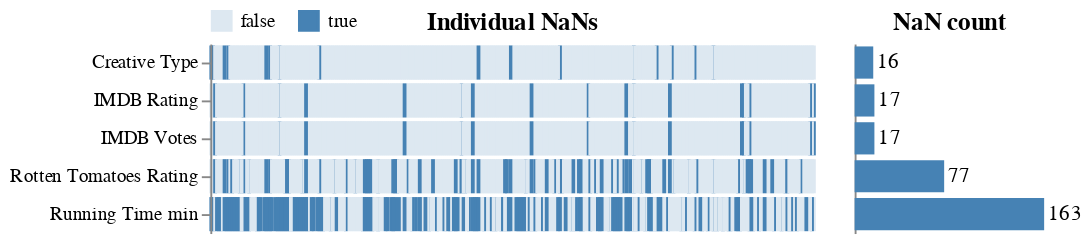

Notebook source saved alongside this figure:
### Markdown cell above
There are not that many missing values in the penguins data set,
so we'll have a look at the movies one as well.
Here we can see patterns in the missing values,
such as that the movies that are missing votes
also don't have a rating,
which makes sense.

### Code cell
aly.nan(movies)

### Figure 1 — Vega-Lite specification as saved in the notebook (floating-point values rounded to 4 significant figures; data arrays with more than 128 entries replaced by an {"elided": "..."} marker saying what was removed)
{"config": {"view": {"continuousWidth": 400, "continuousHeight": 300, "strokeWidth": 0}}, "hconcat": [{"data": {"name": "data-667f28a71ed9838ab71f24cd149817cf"}, "mark": {"type": "rect", "height": 17}, "encoding": {"color": {"type": "nominal", "field": "value", "legend": {"offset": -13, "orient": "top"}, "scale": {"range": ["#dde8f1", "steelblue"]}, "sort": [false, true], "title": null}, "stroke": {"type": "nominal", "field": "value", "legend": null, "scale": {"range": ["#dde8f1", "steelblue"]}, "sort": [false, true]}, "x": {"type": "ordinal", "axis": null, "field": "index"}, "y": {"type": "nominal", "field": "variable", "sort": ["Creative Type", "IMDB Rating", "IMDB Votes", "Rotten Tomatoes Rating", "Running Time min"], "title": null}}, "selection": {"selector002": {"type": "interval", "encodings": ["x"]}}, "title": "Individual NaNs", "width": 319}, {"layer": [{"mark": {"type": "bar", "color": "steelblue", "height": 17}, "encoding": {"x": {"type": "quantitative", "aggregate": "count", "axis": null, "scale": {"domain": [0, 163]}}, "y": {"type": "nominal", "axis": {"grid": false, "labels": false, "ticks": false, "title": ""}, "field": "variable", "sort": ["Creative Type", "IMDB Rating", "IMDB Votes", "Rotten Tomatoes Rating", "Running Time min"]}}, "title": "NaN count", "width": 100}, {"mark": {"type": "text", "align": "left", "dx": 2}, "encoding": {"text": {"type": "quantitative", "aggregate": "count"}, "x": {"type": "quantitative", "aggregate": "count", "axis": null, "scale": {"domain": [0, 163]}}, "y": {"type": "nominal", "axis": {"grid": false, "labels": false, "ticks": false, "title": ""}, "field": "variable", "sort": ["Creative Type", "IMDB Rating", "IMDB Votes", "Rotten Tomatoes Rating", "Running Time min"]}}, "title": "NaN count", "width": 100}], "data": {"name": "data-8d92c69d10624868fa09795d32425e13"}, "transform": [{"filter": {"selection": "selector002"}}]}], "resolve": {"scale": {"y": "shared"}}, "$schema": "https://vega.github.io/schema/vega-lite/v4.8.1.json", "datasets": {"data-667f28a71ed9838ab71f24cd149817cf": {"elided": "1595 records"}, "data-8d92c69d10624868fa09795d32425e13": {"elided": "290 records"}}}
